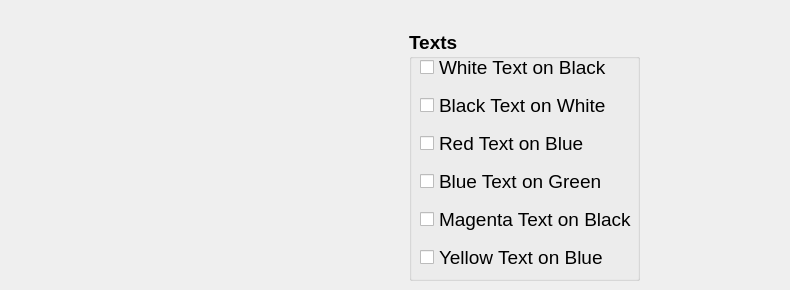
    <widget class="QWidget" name="page_4">
     <widget class="QGroupBox" name="groupBox_8">
      <property name="geometry">
       <rect>
        <x>409</x>
        <y>30</y>
        <width>231</width>
        <height>251</height>
       </rect>
      </property>
      <property name="font">
       <font>
        <pointsize>14</pointsize>
        <bold>true</bold>
       </font>
      </property>
      <property name="title">
       <string>Texts</string>
      </property>
     </widget>
     <widget class="QCheckBox" name="RedText">
      <property name="geometry">
       <rect>
        <x>420</x>
        <y>127</y>
        <width>341</width>
        <height>32</height>
       </rect>
      </property>
      <property name="font">
       <font>
        <pointsize>14</pointsize>
       </font>
      </property>
      <property name="text">
       <string>Red Text on Blue</string>
      </property>
     </widget>
     <widget class="QCheckBox" name="BlueText">
      <property name="geometry">
       <rect>
        <x>420</x>
        <y>165</y>
        <width>361</width>
        <height>32</height>
       </rect>
      </property>
      <property name="font">
       <font>
        <pointsize>14</pointsize>
       </font>
      </property>
      <property name="text">
       <string>Blue Text on Green</string>
      </property>
     </widget>
     <widget class="QCheckBox" name="BlackText">
      <property name="geometry">
       <rect>
        <x>420</x>
        <y>89</y>
        <width>321</width>
        <height>32</height>
       </rect>
      </property>
      <property name="font">
       <font>
        <pointsize>14</pointsize>
       </font>
      </property>
      <property name="text">
       <string>Black Text on White</string>
      </property>
     </widget>
     <widget class="QCheckBox" name="WhiteText">
      <property name="geometry">
       <rect>
        <x>420</x>
        <y>51</y>
        <width>321</width>
        <height>32</height>
       </rect>
      </property>
      <property name="font">
       <font>
        <pointsize>14</pointsize>
       </font>
      </property>
      <property name="text">
       <string>White Text on Black</string>
      </property>
     </widget>
     <widget class="QCheckBox" name="MagentaText">
      <property name="geometry">
       <rect>
        <x>420</x>
        <y>203</y>
        <width>361</width>
        <height>32</height>
       </rect>
      </property>
      <property name="font">
       <font>
        <pointsize>14</pointsize>
       </font>
      </property>
      <property name="text">
       <string>Magenta Text on Black</string>
      </property>
     </widget>
     <widget class="QCheckBox" name="YellowText">
      <property name="geometry">
       <rect>
        <x>420</x>
        <y>241</y>
        <width>351</width>
        <height>32</height>
       </rect>
      </property>
      <property name="font">
       <font>
        <pointsize>14</pointsize>
       </font>
      </property>
      <property name="text">
       <string>Yellow Text on Blue</string>
      </property>
     </widget>
     <widget class="QLabel" name="ReadPicture">
      <property name="geometry">
       <rect>
        <x>30</x>
        <y>50</y>
        <width>270</width>
        <height>231</height>
       </rect>
      </property>
      <property name="text">
       <string/>
      </property>
     </widget>
     <widget class="QLabel" name="HideWhiteTextOnBlack">
      <property name="geometry">
       <rect>
        <x>440</x>
        <y>50</y>
        <width>211</width>
        <height>31</height>
       </rect>
      </property>
      <property name="text">
       <string/>
      </property>
     </widget>
     <widget class="QLabel" name="HideBlackTextOnWhite">
      <property name="geometry">
       <rect>
        <x>440</x>
        <y>90</y>
        <width>211</width>
        <height>31</height>
       </rect>
      </property>
      <property name="text">
       <string/>
      </property>
     </widget>
     <widget class="QLabel" name="HideRedText">
      <property name="geometry">
       <rect>
        <x>440</x>
        <y>130</y>
        <width>211</width>
        <height>31</height>
       </rect>
      </property>
      <property name="text">
       <string/>
      </property>
     </widget>
     <widget class="QLabel" name="HideBlueText">
      <property name="geometry">
       <rect>
        <x>440</x>
        <y>170</y>
        <width>211</width>
        <height>31</height>
       </rect>
      </property>
      <property name="text">
       <string/>
      </property>
     </widget>
     <widget class="QLabel" name="HideMagentaText">
      <property name="geometry">
       <rect>
        <x>440</x>
        <y>200</y>
        <width>201</width>
        <height>31</height>
       </rect>
      </property>
      <property name="text">
       <string/>
      </property>
     </widget>
     <widget class="QLabel" name="HideYellowText">
      <property name="geometry">
       <rect>
        <x>450</x>
        <y>240</y>
        <width>231</width>
        <height>31</height>
       </rect>
      </property>
      <property name="text">
       <string/>
      </property>
     </widget>
    </widget>
